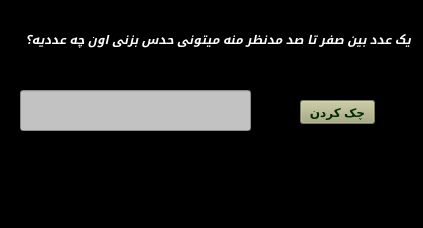
<?xml version="1.0" encoding="UTF-8"?>
<ui version="4.0">
 <class>MainWindow</class>
 <widget class="QMainWindow" name="MainWindow">
  <property name="geometry">
   <rect>
    <x>0</x>
    <y>0</y>
    <width>423</width>
    <height>228</height>
   </rect>
  </property>
  <property name="sizePolicy">
   <sizepolicy hsizetype="Fixed" vsizetype="Fixed">
    <horstretch>0</horstretch>
    <verstretch>0</verstretch>
   </sizepolicy>
  </property>
  <property name="windowTitle">
   <string>MainWindow</string>
  </property>
  <property name="styleSheet">
   <string notr="true">background-color: rgb(0, 0, 0);
color: rgb(255, 255, 255);</string>
  </property>
  <widget class="QWidget" name="centralwidget">
   <widget class="QLineEdit" name="tb">
    <property name="geometry">
     <rect>
      <x>20</x>
      <y>90</y>
      <width>231</width>
      <height>41</height>
     </rect>
    </property>
    <property name="sizePolicy">
     <sizepolicy hsizetype="Expanding" vsizetype="Expanding">
      <horstretch>0</horstretch>
      <verstretch>0</verstretch>
     </sizepolicy>
    </property>
    <property name="font">
     <font>
      <pointsize>12</pointsize>
      <bold>true</bold>
     </font>
    </property>
    <property name="styleSheet">
     <string notr="true">background-color: rgb(194, 194, 194);
color: rgb(0, 0, 0);</string>
    </property>
   </widget>
   <widget class="QLabel" name="label">
    <property name="geometry">
     <rect>
      <x>0</x>
      <y>30</y>
      <width>411</width>
      <height>20</height>
     </rect>
    </property>
    <property name="sizePolicy">
     <sizepolicy hsizetype="Expanding" vsizetype="Expanding">
      <horstretch>0</horstretch>
      <verstretch>0</verstretch>
     </sizepolicy>
    </property>
    <property name="font">
     <font>
      <pointsize>9</pointsize>
      <italic>true</italic>
      <bold>true</bold>
     </font>
    </property>
    <property name="text">
     <string>یک عدد بین صفر تا صد مدنظر منه میتونی حدس بزنی اون چه عددیه؟</string>
    </property>
   </widget>
   <widget class="QPushButton" name="b_check">
    <property name="geometry">
     <rect>
      <x>300</x>
      <y>100</y>
      <width>75</width>
      <height>24</height>
     </rect>
    </property>
    <property name="sizePolicy">
     <sizepolicy hsizetype="Expanding" vsizetype="Expanding">
      <horstretch>0</horstretch>
      <verstretch>0</verstretch>
     </sizepolicy>
    </property>
    <property name="font">
     <font>
      <bold>true</bold>
     </font>
    </property>
    <property name="styleSheet">
     <string notr="true">background-color: rgb(170, 170, 127);
color: rgb(0, 44, 0);</string>
    </property>
    <property name="text">
     <string>چک کردن</string>
    </property>
   </widget>
  </widget>
  <widget class="QMenuBar" name="menubar">
   <property name="geometry">
    <rect>
     <x>0</x>
     <y>0</y>
     <width>423</width>
     <height>22</height>
    </rect>
   </property>
  </widget>
  <widget class="QStatusBar" name="statusbar"/>
 </widget>
 <resources/>
 <connections/>
</ui>
